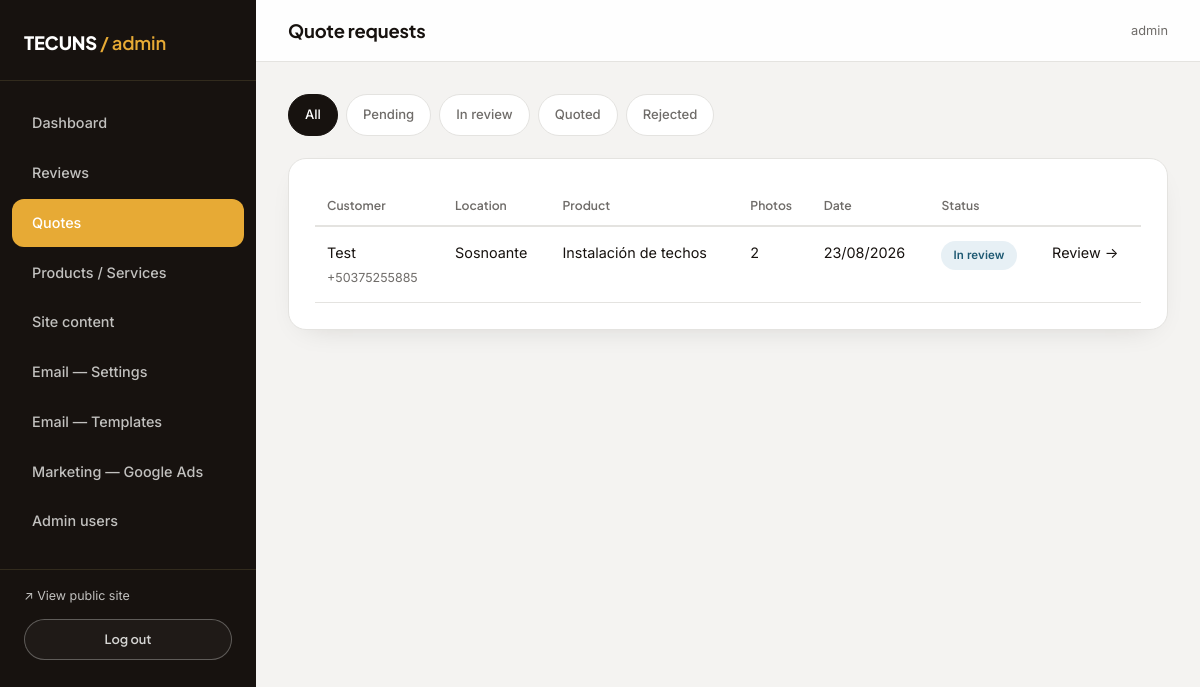
The page /admin/cotizaciones (signed in) on the database its author committed.
### models.py (models this page shows, shortened)
class Admin(UserMixin, db.Model):
    __tablename__ = "admins"
    id = db.Column(db.Integer, primary_key=True)
    username = db.Column(db.String(80), unique=True, nullable=False)
    password_hash = db.Column(db.String(255), nullable=False)
    is_superadmin = db.Column(db.Boolean, default=False)
    created_at = db.Column(db.DateTime, default=datetime.utcnow)

class Quote(db.Model):
    __tablename__ = "quotes"
    STATUS_CHOICES = ["pendiente", "en_revision", "cotizado", "rechazado"]
    STATUS_LABELS = {
        "pendiente": "Pending",
        "en_revision": "In review",
        "cotizado": "Quoted",
        "rechazado": "Rejected",
    }
    id = db.Column(db.Integer, primary_key=True)
    name = db.Column(db.String(150), nullable=False)
    phone = db.Column(db.String(40), nullable=False)
    email = db.Column(db.String(150))
    location = db.Column(db.String(250), nullable=False)
    latitude = db.Column(db.Float)
    longitude = db.Column(db.Float)
    service_type = db.Column(db.String(150))
    description = db.Column(db.Text, nullable=False)
    status = db.Column(db.String(20), default="pendiente")
    admin_notes = db.Column(db.Text)
    client_response = db.Column(db.Text)
    responded_at = db.Column(db.DateTime)
    created_at = db.Column(db.DateTime, default=datetime.utcnow)
    images = db.relationship(
        "QuoteImage", backref="quote", cascade="all, delete-orphan", lazy=True
    )
    @property
    def status_label(self):
        return self.STATUS_LABELS.get(self.status, self.status)

### admin_routes.py (the view)
@admin_bp.route("/cotizaciones")
@login_required
def cotizaciones():
    filtro = request.args.get("filtro", "todas")
    query = Quote.query
    if filtro in Quote.STATUS_CHOICES:
        query = query.filter_by(status=filtro)
    quotes = query.order_by(desc(Quote.created_at)).all()
    return render_template(
        "admin/cotizaciones.html",
        quotes=quotes,
        filtro=filtro,
        status_choices=Quote.STATUS_CHOICES,
        status_labels=Quote.STATUS_LABELS,
    )

### translations.py (called while the page is built)
def set_language():
    lang = request.cookies.get("lang")
    if lang not in SUPPORTED:
        lang = detect_lang()
    g.lang = lang

def detect_lang():
    accept = request.headers.get("Accept-Language", "")
    primary = accept.split(",")[0].strip().lower()
    code = primary.split(";")[0].split("-")[0].strip()
    return ES if code == ES else EN

def localize(obj, fields):
    lang = getattr(g, "lang", DEFAULT)
    if lang == DEFAULT or not obj:
        return obj
    texts = [getattr(obj, f) for f in fields
             if getattr(obj, f, None) and isinstance(getattr(obj, f), str)]
    mapping = translate_mapping(texts, lang)
    return Localized(obj, fields, mapping)

def localize_service(service):
    return localize(service, list(SERVICE_FIELDS))

### templates/admin/cotizaciones.html (shortened to what this page needs)
{% extends "admin/base_admin.html" %}
{% block page_title %}Quote requests{% endblock %}
{% block admin_content %}
<div class="filter-tabs">
  <a href="{{ url_for('admin.cotizaciones', filtro='todas') }}" class="{{ 'active' if filtro == 'todas' }}">All</a>
  {% for st in status_choices %}
    <a href="{{ url_for('admin.cotizaciones', filtro=st) }}" class="{{ 'active' if filtro == st }}">{{ status_labels.get(st, st) }}</a>
  {% endfor %}
</div>
<div class="card-panel">
  {% if quotes %}
    <table class="admin-table">
      <thead>
        <tr><th>Customer</th><th>Location</th><th>Product</th><th>Photos</th><th>Date</th><th>Status</th><th></th></tr>
      </thead>
      <tbody>
        {% for q in quotes %}
        <tr>
          <td>{{ q.name }}<br><span class="text-steel" style="font-size:.78rem;">{{ q.phone }}</span></td>
          <td style="max-width:220px;">{{ q.location }}</td>
          <td>{{ q.service_type or '—' }}</td>
          <td>{{ q.images|length }}</td>
          <td>{{ q.created_at.strftime('%d/%m/%Y') }}</td>
          <td><span class="badge badge-{{ q.status }}">{{ q.status_label }}</span></td>
          <td><a href="{{ url_for('admin.cotizacion_detalle', quote_id=q.id) }}" class="link">Review →</a></td>
        </tr>
        {% endfor %}
      </tbody>
    </table>
  {% else %}
    <p class="text-steel mb-0">No quote requests in this category.</p>
  {% endif %}
</div>
{% endblock %}

### templates/admin/base_admin.html (shortened to what this page needs)
<!doctype html>
<html lang="en">
<head>
  <link rel="stylesheet" href="{{ url_for('static', filename='css/style.css') }}">
  <link rel="stylesheet" href="{{ url_for('static', filename='css/admin.css') }}">
</head>
<body class="admin-body">
  <div class="admin-shell">
    <aside class="admin-sidebar">
      <div class="admin-brand">TECUNS <span>/ admin</span></div>
      <nav class="admin-nav">
        <a href="{{ url_for('admin.dashboard') }}" class="{{ 'active' if request.endpoint == 'admin.dashboard' }}">Dashboard</a>
        <a href="{{ url_for('admin.resenas') }}" class="{{ 'active' if request.endpoint and request.endpoint.startswith('admin.') and 'resena' in request.endpoint }}">Reviews</a>
        <a href="{{ url_for('admin.cotizaciones') }}" class="{{ 'active' if request.endpoint and 'cotizacion' in request.endpoint }}">Quotes</a>
        <a href="{{ url_for('admin.servicios') }}" class="{{ 'active' if request.endpoint and 'servicio' in request.endpoint }}">Products / Services</a>
        <a href="{{ url_for('admin.contenido') }}" class="{{ 'active' if request.endpoint and 'contenido' in request.endpoint }}">Site content</a>
        <a href="{{ url_for('admin.config_correo') }}" class="{{ 'active' if request.endpoint == 'admin.config_correo' }}">Email — Settings</a>
        <a href="{{ url_for('admin.plantillas') }}" class="{{ 'active' if request.endpoint == 'admin.plantillas' }}">Email — Templates</a>
        <a href="{{ url_for('admin.config_marketing') }}" class="{{ 'active' if request.endpoint == 'admin.config_marketing' }}">Marketing — Google Ads</a>
        {% if current_user.is_superadmin %}
        <a href="{{ url_for('admin.usuarios') }}" class="{{ 'active' if request.endpoint and 'usuario' in request.endpoint }}">Admin users</a>
        {% endif %}
      </nav>
      <div class="admin-nav-foot">
        <a href="{{ url_for('public.index') }}" target="_blank" style="color:var(--silver); font-family:var(--font-mono); font-size:.78rem; display:block; margin-bottom:12px;">↗ View public site</a>
        <a href="{{ url_for('admin.logout') }}" class="btn btn-outline btn-sm btn-block">Log out</a>
      </div>
    </aside>
    <div class="admin-main">
      <div class="admin-topbar">
        <h1>{% block page_title %}Dashboard{% endblock %}</h1>
        <span class="text-steel" style="font-family:var(--font-mono); font-size:.8rem;">{{ current_user.username }}</span>
      </div>
      <div class="admin-content">
        {% block admin_content %}{% endblock %}
      </div>
    </div>
  </div>
</body>
</html>

### static/css/admin.css (style rules this page uses)
.admin-body { background:var(--offwhite); min-height:100vh; }
.admin-shell { display:flex; min-height:100vh; }
.admin-sidebar { width:256px; flex-shrink:0; background:var(--charcoal); color:var(--silver); padding:28px 0; position:sticky; top:0; height:100vh; overflow-y:auto; }
.admin-brand { font-family:var(--font-display); font-weight:800; color:var(--white); font-size:1.15rem; padding:0 24px 22px; border-bottom:1px solid var(--line); margin-bottom:18px; letter-spacing:-0.01em; }
.admin-brand span { color:var(--rust); font-weight:600; }
.admin-nav a { display:flex; align-items:center; gap:10px; padding:12px 20px; margin:2px 12px; border-radius:var(--radius-sm); font-family:var(--font-body); font-weight:500; font-size:.9rem; letter-spacing:0; text-transform:none; color:var(--silver); }
.admin-nav a.active { background:var(--rust); color:var(--white); }
.admin-nav-foot { margin-top:24px; padding:16px 24px 0; border-top:1px solid var(--line); }
.admin-main { flex:1; min-width:0; }
.admin-topbar { background:rgba(255,255,255,0.9); backdrop-filter:blur(10px); border-bottom:1px solid var(--line-dark); padding:20px 32px; display:flex; justify-content:space-between; align-items:center; position:sticky; top:0; z-index:10; }
.admin-topbar h1 { font-size:1.15rem; margin:0; text-transform:none; }
.admin-content { padding:32px; }
.card-panel { background:var(--white); border:1px solid var(--line-dark); border-radius:var(--radius); padding:26px; margin-bottom:24px; box-shadow:var(--shadow-soft); }
table.admin-table { width:100%; border-collapse:collapse; font-size:.9rem; }
table.admin-table th { text-align:left; font-family:var(--font-display); font-weight:600; font-size:.76rem; text-transform:none; letter-spacing:0; color:var(--steel); border-bottom:2px solid var(--line-dark); padding:10px 12px; }
table.admin-table td { padding:14px 12px; border-bottom:1px solid var(--line-dark); vertical-align:top; }
.filter-tabs { display:flex; gap:8px; margin-bottom:22px; flex-wrap:wrap; }
.filter-tabs a { padding:9px 16px; border:1px solid var(--line-dark); background:var(--white); border-radius:var(--radius-pill); font-family:var(--font-body); font-weight:500; font-size:.82rem; text-transform:none; letter-spacing:0; color:var(--steel); transition:background .15s ease; }
.filter-tabs a.active { background:var(--charcoal); color:var(--white); border-color:var(--charcoal); }
.btn-sm { padding:9px 16px; font-size:.8rem; }

### rows shown on the page
Admin: username "admin"
Quote: name "Test", phone "+50375255885", location "Sosnoante", service_type "Instalación de techos", images|length "2", created_at "23/08/2026", status_label "In review"

### other values the page prints
{{ status_labels.get(st, st) }} "Pending" "In review" "Quoted" "Rejected"
